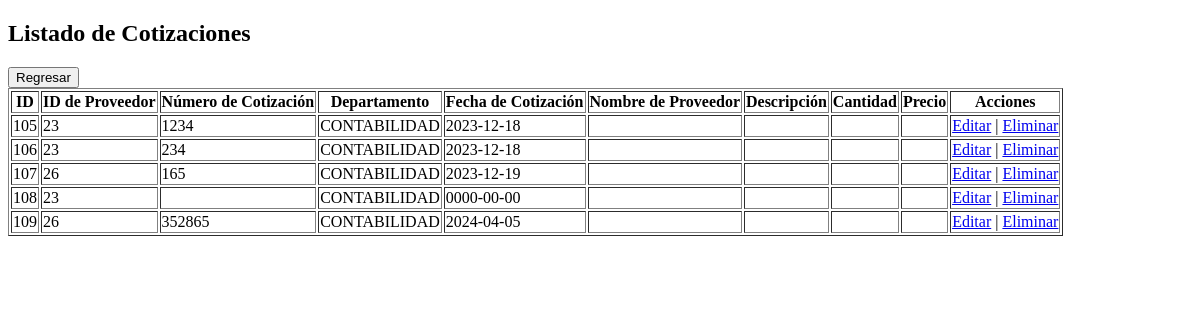
/cotizaciones/read_cotizacion.php, run on an earlier commit of the app's database.
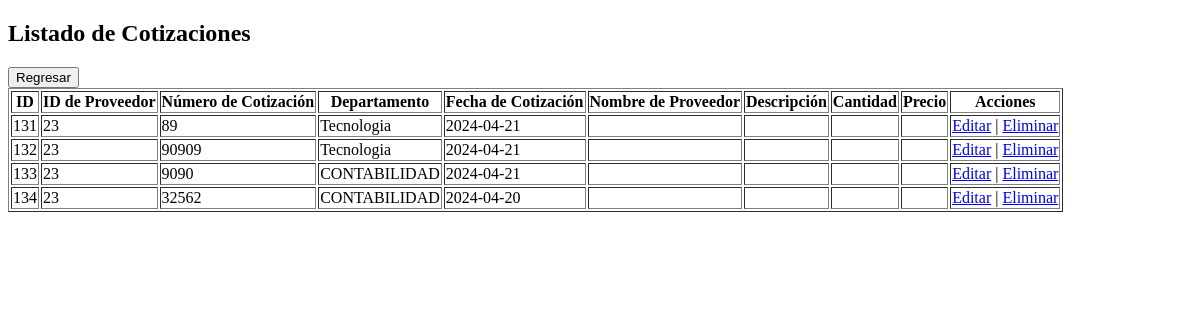
And on a later commit of the database.
### tables this page shows
CREATE TABLE `tbl_cotizacion` (
  `ID_COTIZACION` int(11) NOT NULL AUTO_INCREMENT,
  `ID` int(11) DEFAULT NULL,
  `ID_PROVEEDOR` int(11) DEFAULT NULL,
  `NUMERO_COTIZACION` varchar(20) DEFAULT NULL,
  `DEPARTAMENTO` varchar(100) NOT NULL,
  `FECHA_COTIZACION` date DEFAULT NULL,
  `ESTADO` varchar(255) NOT NULL,
  `URL` varchar(255) NOT NULL,
  `FECHA_CREACION` timestamp NOT NULL DEFAULT current_timestamp(),
  `FECHA_MODIFICACION` timestamp NOT NULL DEFAULT current_timestamp() ON UPDATE current_timestamp(),
  `CREADO_POR` varchar(255) DEFAULT NULL,
  `MODIFICADO_POR` varchar(255) DEFAULT NULL,
  PRIMARY KEY (`ID_COTIZACION`),
  KEY `ID_PROVEEDOR` (`ID_PROVEEDOR`),
  KEY `tbl_solicitudes_tbl_cotizacion` (`ID`),
  CONSTRAINT `tbl_cotizacion_ibfk_1` FOREIGN KEY (`ID_PROVEEDOR`) REFERENCES `tbl_proveedores` (`ID_PROVEEDOR`)
);

### cotizaciones/read_cotizacion.php (the view, shortened to what this page needs)
<?php
include 'db_connection.php';
$sql = "SELECT * FROM tbl_cotizacion";
$result = $conn->query($sql);
?>
<!DOCTYPE html>
<html>
<head>
</head>
<body>
    <h2>Listado de Cotizaciones</h2>
    <a href="read_solicitud.php"><button>Regresar</button></a>
    <table border="1">
        <tr>
            <th>ID</th>
            <th>ID de Proveedor</th>
            <th>Número de Cotización</th>
            <th>Departamento</th>
            <th>Fecha de Cotización</th>
            <th>Nombre de Proveedor</th>
            <th>Descripción</th>
            <th>Cantidad</th>
            <th>Precio</th>
            <th>Acciones</th>
        </tr>
        <?php
        if ($result->num_rows > 0) {
            while ($row = $result->fetch_assoc()) {
                echo "<tr>";
                echo "<td>" . $row["ID_COTIZACION"] . "</td>";
                echo "<td>" . $row["ID_PROVEEDOR"] . "</td>";
                echo "<td>" . $row["NUMERO_COTIZACION"] . "</td>";
                echo "<td>" . $row["DEPARTAMENTO"] . "</td>";
                echo "<td>" . $row["FECHA_COTIZACION"] . "</td>";
                echo "<td>" . $row["NOMBRE_PROVEEDOR"] . "</td>";
                echo "<td>" . $row["DESCRIPCION"] . "</td>";
                echo "<td>" . $row["CANTIDAD"] . "</td>";
                echo "<td>" . $row["PRECIO"] . "</td>";
                echo "<td>
                      <a href='update_cotizacion.php?id=" . $row["ID_COTIZACION"] . "'>Editar</a> |
                      <a href='delete_cotizacion.php?id=" . $row["ID_COTIZACION"] . "'>Eliminar</a>
                      </td>";
                echo "</tr>";
            }
        } else {
            echo "No se encontraron registros.";
        }
        ?>
    </table>
</body>
</html>

What changed in the data, as far as the page shows it:
removed tbl_cotizacion: ID_COTIZACION "105", ID_PROVEEDOR "23", NUMERO_COTIZACION "1234", DEPARTAMENTO "CONTABILIDAD", FECHA_COTIZACION "2023-12-18"
removed tbl_cotizacion: ID_COTIZACION "106", ID_PROVEEDOR "23", NUMERO_COTIZACION "234", DEPARTAMENTO "CONTABILIDAD", FECHA_COTIZACION "2023-12-18"
removed tbl_cotizacion: ID_COTIZACION "107", ID_PROVEEDOR "26", NUMERO_COTIZACION "165", DEPARTAMENTO "CONTABILIDAD", FECHA_COTIZACION "2023-12-19"
removed tbl_cotizacion: ID_COTIZACION "108", ID_PROVEEDOR "23", DEPARTAMENTO "CONTABILIDAD", FECHA_COTIZACION "0000-00-00"
removed tbl_cotizacion: ID_COTIZACION "109", ID_PROVEEDOR "26", NUMERO_COTIZACION "352865", DEPARTAMENTO "CONTABILIDAD", FECHA_COTIZACION "2024-04-05"
added tbl_cotizacion: ID_COTIZACION "131", ID_PROVEEDOR "23", NUMERO_COTIZACION "89", DEPARTAMENTO "Tecnologia", FECHA_COTIZACION "2024-04-21"
added tbl_cotizacion: ID_COTIZACION "132", ID_PROVEEDOR "23", NUMERO_COTIZACION "90909", DEPARTAMENTO "Tecnologia", FECHA_COTIZACION "2024-04-21"
added tbl_cotizacion: ID_COTIZACION "133", ID_PROVEEDOR "23", NUMERO_COTIZACION "9090", DEPARTAMENTO "CONTABILIDAD", FECHA_COTIZACION "2024-04-21"
added tbl_cotizacion: ID_COTIZACION "134", ID_PROVEEDOR "23", NUMERO_COTIZACION "32562", DEPARTAMENTO "CONTABILIDAD", FECHA_COTIZACION "2024-04-20"
